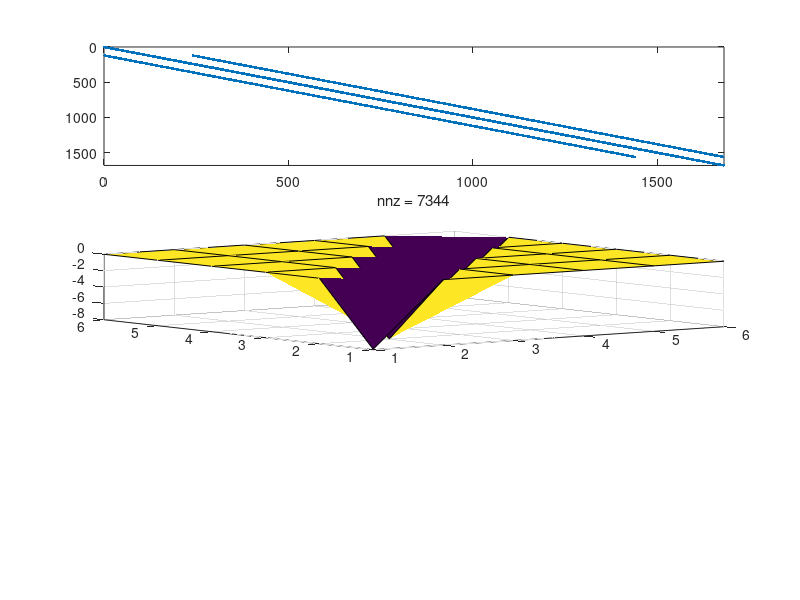
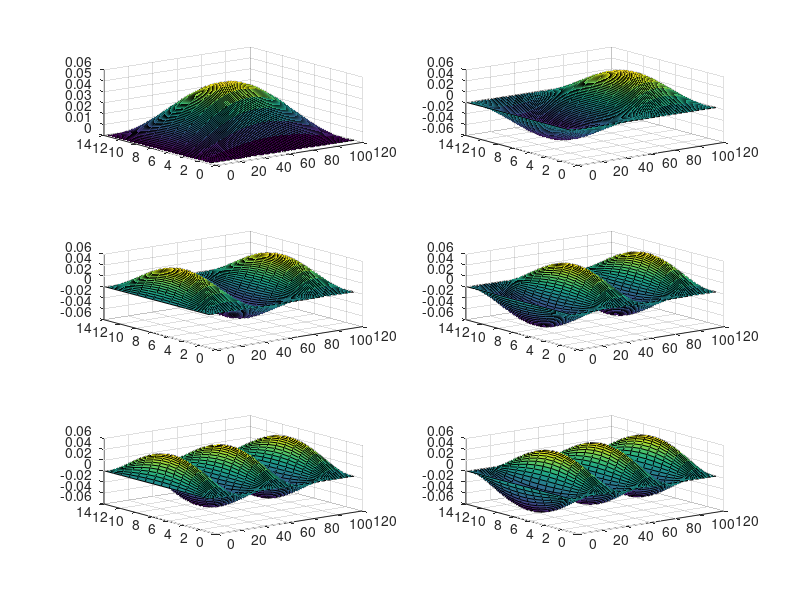

The MATLAB script that drew these images, in order:
clearvars
clearvars -GLOBAL
close all
set(0,'DefaultFigureWindowStyle', 'docked')

nx = 14;
ny = 120;
alpha = 1;
delta = 200e-9;
G = sparse(nx * ny, nx * ny);                       %Sparse G Matrix

for i = 1:nx
    for j = 1:ny
        n = j + (i-1) * ny;
        nr = j + (i+1-1) * ny;
        nl = j + (i-1-1) * ny;
        nu = (j+1) + (i-1) * ny;
        nd = (j-1) + (i-1) * ny;
      if i == 1
          G(n,n) = 1;
      elseif j == 1
          G(n,n) = 1;
      elseif i == nx
          G(n,n) = 1;
      elseif j == ny
          G(n,n) = 1;
      else
          G(n,n) = -4 * alpha;
          G(n,nr)= -1 * alpha;
          G(n,nl)= -1;
          G(n,nu)= -1;
          G(n,nd)= -1;
      end
    end
end
subplot(3,1,1);
spy(G);

[E,D] = eigs(G);

subplot(3,1,2);
surf(D);

figure
%Eigen Vector 1
for m = 1:6
    V1 = E(:,m);
    k = 1;
    VG = zeros(nx,ny);
    for i = 1:nx
        for j = 1:ny
            n = j + (i-1) * ny;
            VG(i,j) = V1(n);
        end
        
    end
    
    subplot(3,2,m);
    surf(VG);
end